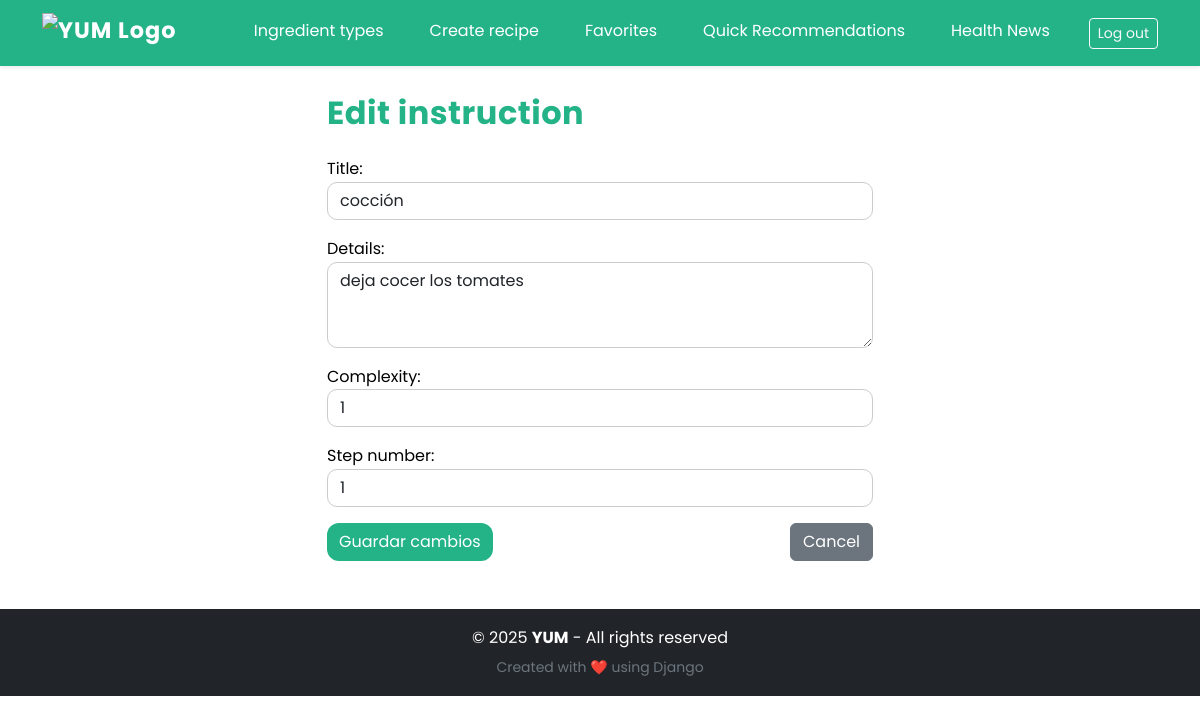
Screenshot of /user_dash/instructions/13/edit/ (signed in) with the database file from the repository.
### core/models.py (models this page shows, shortened)
class Instruction(models.Model):
    recipe = models.ForeignKey(Recipe, on_delete=models.CASCADE, related_name="instructions")
    title = models.CharField(max_length=200)
    details = models.TextField()
    complexity = models.PositiveIntegerField(validators=[MinValueValidator(0), MaxValueValidator(5)])
    n_step = models.PositiveIntegerField()  # número de paso

### yum_users/views.py (the view, shortened to what this page needs)
# urls.py: path("instructions/<int:pk>/edit/", InstructionUpdateView.as_view(), name="instruction_edit"),
class InstructionUpdateView(CommonUserRequiredMixin, UpdateView):
    model = Instruction
    form_class = InstructionForm
    template_name = "yum_users/instruction/add.html"
    def dispatch(self, request, *args, **kwargs):
        self.instruction = self.get_object()
        if self.instruction.recipe.user != request.user:
            raise PermissionDenied("No tienes permiso para editar este ingrediente.")
        return super().dispatch(request, *args, **kwargs)
    def get_context_data(self, **kwargs):
        ctx = super().get_context_data(**kwargs)
        ctx["recipe"] = self.instruction.recipe
        return ctx

### core/forms.py
class InstructionForm(forms.ModelForm):
    class Meta:
        model = Instruction
        fields = ["title", "details", "complexity", "n_step"]
        widgets = {
            "details": forms.Textarea(attrs={"rows": 3, 'class': 'form-control rounded'}),
            "title": forms.TextInput(attrs={'class': 'form-control rounded'}),
            "complexity": forms.NumberInput(attrs={'class': 'form-control rounded', 'placeholder': '1-5'}),
            "n_step": forms.NumberInput(attrs={'class': 'form-control rounded'}),
        }
        labels = {
            "title": _("Título"),
            "details": _("Detalles"),
            "complexity": _("Complejidad"),
            "n_step": _("Número de paso"),
        }

### core/mixins.py (called while the page is built)
    def dispatch(self, request, *args, **kwargs):
        if not hasattr(request.user, "role") or request.user.role != "common":
            return redirect(self.login_url)
        return super().dispatch(request, *args, **kwargs)

### core/models.py (called while the page is built)
    def is_admin(self):
        return self.role == "admin"

### yum_users/templates/yum_users/instruction/add.html (shortened to what this page needs)
{% extends "core/base.html" %}
{% load static %}
{% load i18n %}
{% block content %}
<div class="row">
    <div class="col-md-6 offset-md-3">
        <h2 class="mb-4">{% if object %}{% trans "Editar instrucción" %}{% else %}{% trans "Añadir instrucción" %}{% endif %}</h2>
        <form method="post">
            {% for field in form %}
                <div class="mb-3">
                    {{ field.label_tag }}
                    {{ field }}
                </div>
            {% endfor %}
            <div class="d-flex justify-content-between mt-3">
                <button type="submit" class="btn btn-brand">
                    {% if object %}Guardar cambios{% else %}{% trans "Añadir instrucción" %} {% endif %}
                </button>
                <a href="{% url 'recipe_edit' recipe.id %}" class="btn btn-secondary">{% trans "Cancelar" %}</a>
            </div>
        </form>
    </div>
</div>
{% endblock %}

### core/static/core/css/styles.css (style rules this page uses)
:root { --brand-green: #23b387; --brand-green-hover: #1d9470; --brand-green-light: rgba(35, 179, 135, 0.05); --brand-green-shadow: rgba(35, 179, 135, 0.25); --brand-white: #ffffff; --brand-black: #000000; --text-muted: #6c757d; --text-dark: #212529; --border-color: #ccc; --border-light: #e0e0e0; --shadow-sm: 0 2px 8px rgba(0, 0, 0, 0.1); --shadow-md: 0 4px 10px rgba(0, 0, 0, 0.1); --shadow-lg: 0 8px 20px rgba(0, 0, 0, 0.15); --shadow-xl: 0 10px 25px rgba(0, 0, 0, 0.15); --border-radius: 12px; --transition-base: 0.3s ease; }
body { font-family: 'Poppins', sans-serif; background-color: var(--brand-white); color: var(--brand-black); line-height: 1.6; padding-top: 70px; }
h1, h2, h3, .auth-title { font-weight: 700; letter-spacing: 0.5px; color: var(--brand-green); }
.btn-brand { background-color: var(--brand-green) !important; color: var(--brand-white) !important; border: none !important; border-radius: var(--border-radius) !important; transition: background-color var(--transition-base); }
.form-control, .form-select { border-radius: 10px !important; border: 1px solid var(--border-color); transition: border-color var(--transition-base), box-shadow var(--transition-base); }

### rows the page displays
Instruction: form "cocción" "deja cocer los tomates" "1" "1"

### other values shown
{{ field.label_tag }} "Title:" "Details:" "Complexity:" "Step number:"
{{ year|default:"2025" }} "2025"
